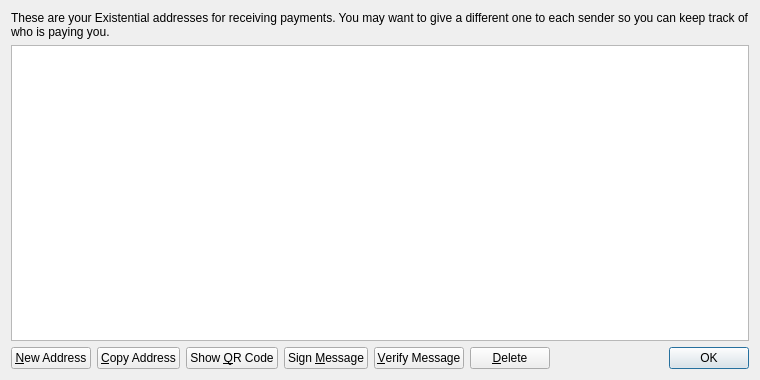
<?xml version="1.0" encoding="UTF-8"?>
<ui version="4.0">
 <class>AddressBookPage</class>
 <widget class="QWidget" name="AddressBookPage">
  <property name="geometry">
   <rect>
    <x>0</x>
    <y>0</y>
    <width>760</width>
    <height>380</height>
   </rect>
  </property>
  <property name="windowTitle">
   <string>Address Book</string>
  </property>
  <layout class="QVBoxLayout" name="verticalLayout">
   <item>
    <widget class="QLabel" name="labelExplanation">
     <property name="text">
      <string>These are your Existential addresses for receiving payments. You may want to give a different one to each sender so you can keep track of who is paying you.</string>
     </property>
     <property name="textFormat">
      <enum>Qt::PlainText</enum>
     </property>
     <property name="wordWrap">
      <bool>true</bool>
     </property>
    </widget>
   </item>
   <item>
    <widget class="QTableView" name="tableView">
     <property name="contextMenuPolicy">
      <enum>Qt::CustomContextMenu</enum>
     </property>
     <property name="toolTip">
      <string>Double-click to edit address or label</string>
     </property>
     <property name="tabKeyNavigation">
      <bool>false</bool>
     </property>
     <property name="alternatingRowColors">
      <bool>true</bool>
     </property>
     <property name="selectionMode">
      <enum>QAbstractItemView::SingleSelection</enum>
     </property>
     <property name="selectionBehavior">
      <enum>QAbstractItemView::SelectRows</enum>
     </property>
     <property name="sortingEnabled">
      <bool>true</bool>
     </property>
     <attribute name="verticalHeaderVisible">
      <bool>false</bool>
     </attribute>
    </widget>
   </item>
   <item>
    <layout class="QHBoxLayout" name="horizontalLayout">
     <item>
      <widget class="QPushButton" name="newAddressButton">
       <property name="toolTip">
        <string>Create a new address</string>
       </property>
       <property name="text">
        <string>&amp;New Address</string>
       </property>
       <property name="icon">
        <iconset resource="../bitcoin.qrc">
         <normaloff>:/icons/add</normaloff>:/icons/add</iconset>
       </property>
      </widget>
     </item>
     <item>
      <widget class="QPushButton" name="copyToClipboard">
       <property name="toolTip">
        <string>Copy the currently selected address to the system clipboard</string>
       </property>
       <property name="text">
        <string>&amp;Copy Address</string>
       </property>
       <property name="icon">
        <iconset resource="../bitcoin.qrc">
         <normaloff>:/icons/editcopy</normaloff>:/icons/editcopy</iconset>
       </property>
      </widget>
     </item>
     <item>
      <widget class="QPushButton" name="showQRCode">
       <property name="text">
        <string>Show &amp;QR Code</string>
       </property>
       <property name="icon">
        <iconset resource="../bitcoin.qrc">
         <normaloff>:/icons/qrcode</normaloff>:/icons/qrcode</iconset>
       </property>
      </widget>
     </item>
     <item>
      <widget class="QPushButton" name="signMessage">
       <property name="toolTip">
        <string>Sign a message to prove you own a Existential address</string>
       </property>
       <property name="text">
        <string>Sign &amp;Message</string>
       </property>
       <property name="icon">
        <iconset resource="../bitcoin.qrc">
         <normaloff>:/icons/edit</normaloff>:/icons/edit</iconset>
       </property>
      </widget>
     </item>
     <item>
      <widget class="QPushButton" name="verifyMessage">
       <property name="toolTip">
        <string>Verify a message to ensure it was signed with a specified Existential address</string>
       </property>
       <property name="text">
        <string>&amp;Verify Message</string>
       </property>
       <property name="icon">
        <iconset resource="../bitcoin.qrc">
         <normaloff>:/icons/transaction_0</normaloff>:/icons/transaction_0</iconset>
       </property>
      </widget>
     </item>
     <item>
      <widget class="QPushButton" name="deleteButton">
       <property name="toolTip">
        <string>Delete the currently selected address from the list</string>
       </property>
       <property name="text">
        <string>&amp;Delete</string>
       </property>
       <property name="icon">
        <iconset resource="../bitcoin.qrc">
         <normaloff>:/icons/remove</normaloff>:/icons/remove</iconset>
       </property>
      </widget>
     </item>
     <item>
      <spacer name="horizontalSpacer">
       <property name="orientation">
        <enum>Qt::Horizontal</enum>
       </property>
       <property name="sizeHint" stdset="0">
        <size>
         <width>40</width>
         <height>20</height>
        </size>
       </property>
      </spacer>
     </item>
     <item>
      <widget class="QDialogButtonBox" name="buttonBox">
       <property name="sizePolicy">
        <sizepolicy hsizetype="Maximum" vsizetype="Fixed">
         <horstretch>0</horstretch>
         <verstretch>0</verstretch>
        </sizepolicy>
       </property>
       <property name="standardButtons">
        <set>QDialogButtonBox::Ok</set>
       </property>
      </widget>
     </item>
    </layout>
   </item>
  </layout>
 </widget>
 <resources>
  <include location="../bitcoin.qrc"/>
 </resources>
 <connections/>
</ui>
